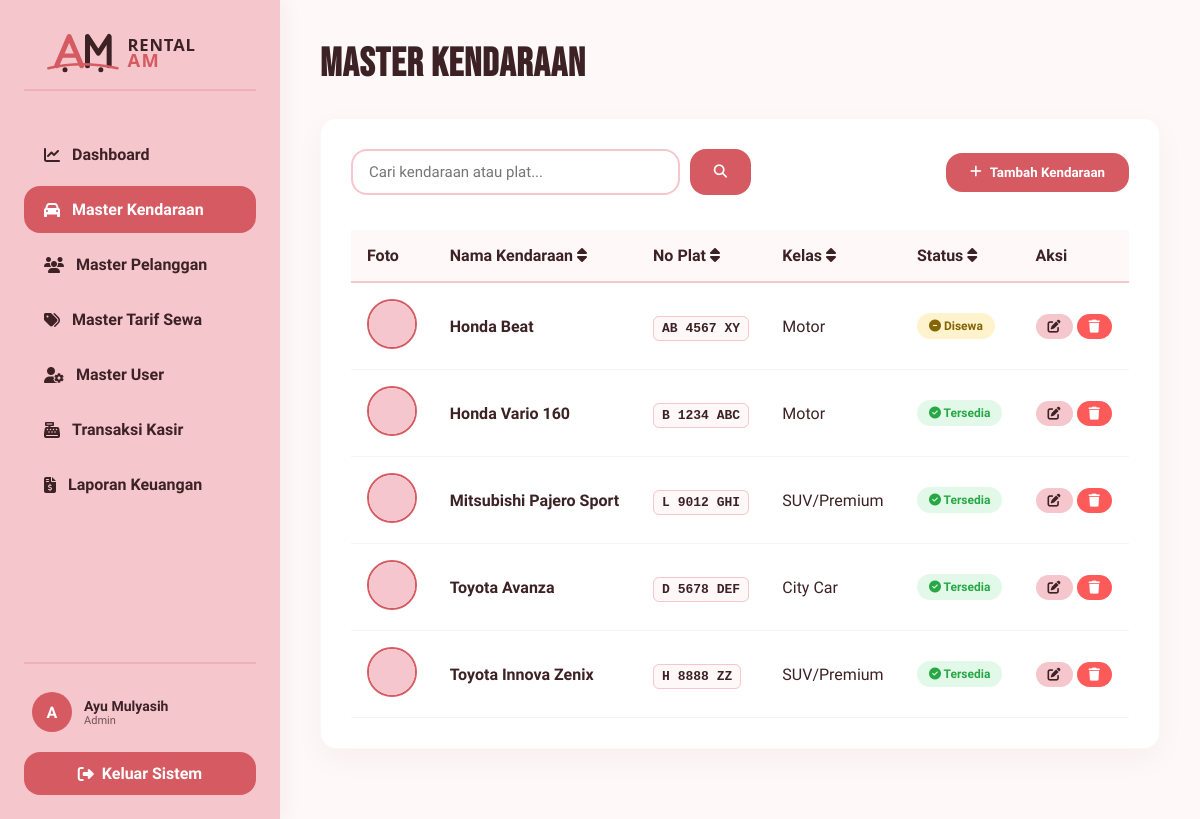
Page /index.php?action=master_kendaraan (signed in) on the committed database.
### tables this page shows
CREATE TABLE IF NOT EXISTS kendaraan (
    id_kendaraan INT AUTO_INCREMENT PRIMARY KEY,
    nama_kendaraan VARCHAR(100) NOT NULL,
    no_plat VARCHAR(20) NOT NULL UNIQUE,
    jenis_kendaraan VARCHAR(50) NOT NULL,
    status VARCHAR(20) NOT NULL DEFAULT 'Tersedia',
    foto_kendaraan VARCHAR(100) DEFAULT 'default.jpg'
);

### controllers/KendaraanController.php (called while the page is built, shortened)
<?php
require_once 'models/Kendaraan.php';
class KendaraanController {
    private $kendaraanModel;
    public function __construct($db) {
        $this->kendaraanModel = new Kendaraan($db);
    }
    public function index() {
        $search = $_GET['search'] ?? '';
        $sort_by = $_GET['sort_by'] ?? 'nama_kendaraan';
        $sort_order = $_GET['sort_order'] ?? 'ASC';
        $vehicles = $this->kendaraanModel->getAll($search, $sort_by, $sort_order);
        require_once 'views/master_kendaraan.php';
    }
}

### models/Kendaraan.php (called while the page is built, shortened)
<?php
class Kendaraan {
    private $conn;
    private $table_name = "kendaraan";
    public function __construct($db) {
        $this->conn = $db;
    }
    public function getAll($search = '', $sort_by = 'nama_kendaraan', $sort_order = 'ASC') {
        $allowed_sort = ['id_kendaraan', 'nama_kendaraan', 'no_plat', 'jenis_kendaraan', 'status'];
        $sort_order = strtoupper($sort_order) === 'DESC' ? 'DESC' : 'ASC';
        $query = "SELECT * FROM " . $this->table_name;
        $query .= " ORDER BY " . $sort_by . " " . $sort_order;
        $stmt = $this->conn->prepare($query);
        $stmt->execute();
        return $stmt->fetchAll(PDO::FETCH_ASSOC);
    }
}

### views/master_kendaraan.php (the view, shortened to what this page needs)
<!DOCTYPE html>
<html lang="id">
<head>
    <link rel="stylesheet" href="assets/css/style.css">
    <link rel="stylesheet" href="https://cdnjs.cloudflare.com/ajax/libs/font-awesome/6.4.0/css/all.min.css">
</head>
<body>
    <?php require_once 'views/layout/sidebar.php'; ?>
    <div class="main-content">
        <h1 class="page-title">MASTER KENDARAAN</h1>
        <div class="card">
            <div class="search-sort-bar">
                <form action="index.php" method="GET" class="search-box">
                    <input type="text" name="search" class="form-control" placeholder="Cari kendaraan atau plat..." value="<?php echo htmlspecialchars($search); ?>">
                    <button type="submit" class="btn btn-primary"><i class="fa-solid fa-magnifying-glass"></i></button>
                </form>
                <div class="sort-box">
                    <button class="btn btn-primary" onclick="openAddModal()"><i class="fa-solid fa-plus"></i> Tambah Kendaraan</button>
                </div>
            </div>
            <div class="table-responsive">
                <table>
                    <thead>
                        <tr>
                            <th>Foto</th>
                            <th>
                                <a href="index.php?action=master_kendaraan&search=<?php echo urlencode($search); ?>&sort_by=nama_kendaraan&sort_order=<?php echo $sort_order === 'ASC' ? 'DESC' : 'ASC'; ?>" style="text-decoration:none; color:inherit;">
                                    Nama Kendaraan <i class="fa-solid fa-sort"></i>
                                </a>
                            </th>
                            <th>
                                <a href="index.php?action=master_kendaraan&search=<?php echo urlencode($search); ?>&sort_by=no_plat&sort_order=<?php echo $sort_order === 'ASC' ? 'DESC' : 'ASC'; ?>" style="text-decoration:none; color:inherit;">
                                    No Plat <i class="fa-solid fa-sort"></i>
                                </a>
                            </th>
                            <th>
                                <a href="index.php?action=master_kendaraan&search=<?php echo urlencode($search); ?>&sort_by=jenis_kendaraan&sort_order=<?php echo $sort_order === 'ASC' ? 'DESC' : 'ASC'; ?>" style="text-decoration:none; color:inherit;">
                                    Kelas <i class="fa-solid fa-sort"></i>
                                </a>
                            </th>
                            <th>
                                <a href="index.php?action=master_kendaraan&search=<?php echo urlencode($search); ?>&sort_by=status&sort_order=<?php echo $sort_order === 'ASC' ? 'DESC' : 'ASC'; ?>" style="text-decoration:none; color:inherit;">
                                    Status <i class="fa-solid fa-sort"></i>
                                </a>
                            </th>
                            <th>Aksi</th>
                        </tr>
                    </thead>
                    <tbody>
                        <?php if (empty($vehicles)): ?>
                            <tr>
                                <td colspan="6" style="text-align: center; padding: 30px;">Data kendaraan tidak ditemukan.</td>
                            </tr>
                        <?php else: ?>
                            <?php foreach ($vehicles as $v): ?>
                                <?php
                                    $img_src = 'assets/images/' . $v['foto_kendaraan'];
                                ?>
                                <tr>
                                    <td><img src="<?php echo $img_src; ?>" alt="Avatar" class="avatar-circle"></td>
                                    <td style="font-weight:600;"><?php echo htmlspecialchars($v['nama_kendaraan']); ?></td>
                                    <td><span style="font-family:monospace; background-color:#FFF8F8; padding:4px 8px; border-radius:6px; border:1px solid #F5C6CB; font-weight:700;"><?php echo htmlspecialchars($v['no_plat']); ?></span></td>
                                    <td><?php echo htmlspecialchars($v['jenis_kendaraan']); ?></td>
                                    <td>
                                        <?php if ($v['status'] === 'Tersedia'): ?>
                                            <span class="badge badge-success"><i class="fa-solid fa-circle-check"></i> Tersedia</span>
                                        <?php else: ?>
                                            <span class="badge badge-warning"><i class="fa-solid fa-circle-minus"></i> Disewa</span>
                                        <?php endif; ?>
                                    </td>
                                    <td>
                                        <button class="btn btn-secondary" style="padding: 6px 12px; font-size:13px;" onclick="openEditModal(<?php echo htmlspecialchars(json_encode($v)); ?>)">
                                            <i class="fa-solid fa-pen-to-square"></i>
                                        </button>
                                        <a href="index.php?action=kendaraan_delete&id=<?php echo $v['id_kendaraan']; ?>" class="btn btn-danger" style="padding: 6px 12px; font-size:13px;" onclick="return confirm('Hapus kendaraan ini?')">
                                            <i class="fa-solid fa-trash"></i>
                                        </a>
                                    </td>
                                </tr>
                            <?php endforeach; ?>
                        <?php endif; ?>
                    </tbody>
                </table>
            </div>
        </div>
    </div>
</body>
</html>

### index.php (shortened to what this page needs)
<?php
$action = $_GET['action'] ?? 'dashboard';
$database = new Database();
$db = $database->getConnection();
switch ($action) {
    case 'master_kendaraan':
        require_once 'controllers/KendaraanController.php';
        $controller = new KendaraanController($db);
        $controller->index();
        break;
}

### views/layout/sidebar.php (shortened to what this page needs)
<?php
$current_action = $_GET['action'] ?? 'dashboard';
$user_role = $_SESSION['role'] ?? 'Operator';
$sidebar_class = ($current_action === 'cetak_laporan') ? 'sidebar no-print' : 'sidebar';
?>
<div class="<?php echo $sidebar_class; ?>">
    <div class="sidebar-brand">
        <img src="assets/images/logo.svg" alt="Rental AM Logo" class="brand-logo">
    </div>
    <ul class="sidebar-menu">
        <li class="<?php echo ($current_action === 'dashboard') ? 'active' : ''; ?>">
            <a href="index.php?action=dashboard">
                <i class="fa-solid fa-chart-line"></i> Dashboard
            </a>
        </li>
        <?php if ($user_role === 'Admin'): ?>
        <li class="<?php echo (strpos($current_action, 'kendaraan') !== false || $current_action === 'master_kendaraan') ? 'active' : ''; ?>">
            <a href="index.php?action=master_kendaraan">
                <i class="fa-solid fa-car"></i> Master Kendaraan
            </a>
        </li>
        <?php endif; ?>
        <li class="<?php echo (strpos($current_action, 'pelanggan') !== false || $current_action === 'master_pelanggan') ? 'active' : ''; ?>">
            <a href="index.php?action=master_pelanggan">
                <i class="fa-solid fa-users"></i> Master Pelanggan
            </a>
        </li>
        <?php if ($user_role === 'Admin'): ?>
        <li class="<?php echo (strpos($current_action, 'tarif_sewa') !== false || $current_action === 'master_tarif_sewa') ? 'active' : ''; ?>">
            <a href="index.php?action=master_tarif_sewa">
                <i class="fa-solid fa-tags"></i> Master Tarif Sewa
            </a>
        </li>
        <li class="<?php echo (strpos($current_action, 'user') !== false && $current_action !== 'logout') ? 'active' : ''; ?>">
            <a href="index.php?action=master_user">
                <i class="fa-solid fa-user-gear"></i> Master User
            </a>
        </li>
        <?php endif; ?>
        <li class="<?php echo (strpos($current_action, 'transaksi') !== false || $current_action === 'form_transaksi') ? 'active' : ''; ?>">
            <a href="index.php?action=form_transaksi">
                <i class="fa-solid fa-cash-register"></i> Transaksi Kasir
            </a>
        </li>
        <?php if ($user_role === 'Admin'): ?>
        <li class="<?php echo ($current_action === 'cetak_laporan') ? 'active' : ''; ?>">
            <a href="index.php?action=cetak_laporan">
                <i class="fa-solid fa-file-invoice-dollar"></i> Laporan Keuangan
            </a>
        </li>
        <?php endif; ?>
    </ul>
    <div class="sidebar-footer">
        <div class="sidebar-user">
            <div class="sidebar-user-avatar">
                <?php echo strtoupper(substr($_SESSION['user']['nama_lengkap'] ?? 'A', 0, 1)); ?>
            </div>
            <div class="sidebar-user-info">
                <h5><?php echo htmlspecialchars($_SESSION['user']['nama_lengkap'] ?? 'AM User'); ?></h5>
                <p><?php echo htmlspecialchars($user_role); ?></p>
            </div>
        </div>
        <a href="index.php?action=logout" class="sidebar-footer-btn">
            <i class="fa-solid fa-right-from-bracket"></i> Keluar Sistem
        </a>
    </div>
</div>

### assets/css/style.css (style rules this page uses)
* { margin: 0; padding: 0; box-sizing: border-box; font-family: 'Plus Jakarta Sans', sans-serif; }
body { background-color: #FFF8F8; color: #3C2224; display: flex; min-height: 100vh; }
.sidebar { width: 280px; background-color: #F5C6CB; position: fixed; top: 0; bottom: 0; left: 0; display: flex; flex-direction: column; padding: 24px; box-shadow: 4px 0 20px rgba(60, 34, 36, 0.05); z-index: 100; }
.sidebar-brand { margin-bottom: 40px; text-align: center; border-bottom: 2px solid rgba(214, 90, 98, 0.2); padding-bottom: 15px; display: flex; justify-content: center; align-items: center; }
.brand-logo { max-width: 100%; height: auto; max-height: 50px; object-fit: contain; }
.sidebar-menu { list-style: none; display: flex; flex-direction: column; gap: 8px; flex: 1; overflow-y: auto; margin-bottom: 20px; }
.sidebar-menu a { display: flex; align-items: center; gap: 12px; padding: 14px 20px; color: #3C2224; text-decoration: none; font-weight: 600; border-radius: 16px; transition: all 0.3s ease; }
.sidebar-menu a:hover, .sidebar-menu li.active a { background-color: #D65A62; color: #FFFFFF; }
.sidebar-footer { margin-top: auto; border-top: 2px solid rgba(214, 90, 98, 0.2); padding-top: 20px; display: flex; flex-direction: column; gap: 12px; }
.sidebar-user { display: flex; align-items: center; gap: 12px; padding: 8px; }
.sidebar-user-avatar { width: 40px; height: 40px; border-radius: 50%; background-color: #D65A62; color: #FFFFFF; display: flex; align-items: center; justify-content: center; font-weight: 700; }
.sidebar-user-info h5 { font-size: 14px; font-weight: 700; }
.sidebar-user-info p { font-size: 11px; opacity: 0.7; }
.sidebar-footer-btn { display: flex; align-items: center; justify-content: center; gap: 8px; padding: 12px; background-color: #D65A62; color: #FFFFFF; text-decoration: none; font-weight: 600; border-radius: 16px; transition: all 0.3s ease; border: none; cursor: pointer; }
.main-content { margin-left: 280px; flex: 1; padding: 40px; overflow-y: auto; }
.page-title { font-family: 'Bebas Neue', sans-serif; font-size: 40px; letter-spacing: 1px; color: #3C2224; margin-bottom: 30px; }
.card { background-color: #FFFFFF; border-radius: 16px; box-shadow: 0 10px 30px rgba(60, 34, 36, 0.04); padding: 30px; margin-bottom: 30px; border: 1px solid rgba(214, 90, 98, 0.05); }
.btn { display: inline-flex; align-items: center; gap: 8px; padding: 12px 24px; font-weight: 600; border-radius: 16px; border: none; cursor: pointer; transition: all 0.3s ease; text-decoration: none; }
.btn-primary { background-color: #D65A62; color: #FFFFFF; }
.btn-secondary { background-color: #F5C6CB; color: #3C2224; }
.btn-danger { background-color: #FF5A5A; color: #FFFFFF; }
.table-responsive { width: 100%; overflow-x: auto; }
table { width: 100%; border-collapse: collapse; margin-top: 15px; }
th { background-color: #FFF8F8; color: #3C2224; text-align: left; padding: 16px; font-weight: 700; border-bottom: 2px solid #F5C6CB; }
td { padding: 16px; border-bottom: 1px solid rgba(60, 34, 36, 0.05); color: #3C2224; }
.form-control { width: 100%; padding: 12px 16px; border-radius: 16px; border: 2px solid #F5C6CB; background-color: #FFFFFF; color: #3C2224; font-size: 15px; transition: all 0.3s ease; }
.search-sort-bar { display: flex; justify-content: space-between; align-items: center; gap: 20px; margin-bottom: 20px; flex-wrap: wrap; }
.search-box { display: flex; gap: 10px; flex: 1; max-width: 400px; }
.sort-box { display: flex; align-items: center; gap: 10px; }
.avatar-circle { width: 50px; height: 50px; border-radius: 50%; object-fit: cover; border: 2px solid #D65A62; }
.badge { padding: 6px 12px; border-radius: 20px; font-size: 12px; font-weight: 700; display: inline-block; }
.badge-success { background-color: #E2F9E9; color: #28A745; }
.badge-warning { background-color: #FFF3CD; color: #856404; }

### rows in the picture
kendaraan: foto_kendaraan (placeholder picture), nama_kendaraan "Honda Beat", no_plat "AB 4567 XY", jenis_kendaraan "Motor", status "Disewa" (drawn)
kendaraan: foto_kendaraan (placeholder picture), nama_kendaraan "Honda Vario 160", no_plat "B 1234 ABC", jenis_kendaraan "Motor", status "Tersedia" (drawn)
kendaraan: foto_kendaraan (placeholder picture), nama_kendaraan "Mitsubishi Pajero Sport", no_plat "L 9012 GHI", jenis_kendaraan "SUV/Premium", status "Tersedia" (drawn)
kendaraan: foto_kendaraan (placeholder picture), nama_kendaraan "Toyota Avanza", no_plat "D 5678 DEF", jenis_kendaraan "City Car", status "Tersedia" (drawn)
kendaraan: foto_kendaraan (placeholder picture), nama_kendaraan "Toyota Innova Zenix", no_plat "H 8888 ZZ", jenis_kendaraan "SUV/Premium", status "Tersedia" (drawn)

### other values in the picture
substr($_SESSION['user']['nama_lengkap'] ?? 'A', 0, 1) "A"
$_SESSION['user']['nama_lengkap'] "Ayu Mulyasih"
$user_role "Admin"
